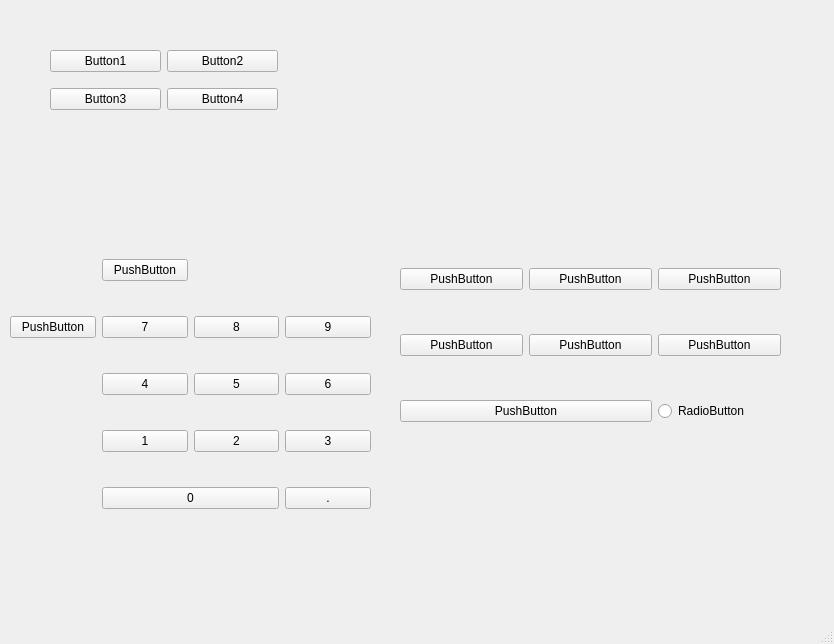
<?xml version="1.0" encoding="UTF-8"?>
<ui version="4.0">
 <class>MainWindow</class>
 <widget class="QMainWindow" name="MainWindow">
  <property name="geometry">
   <rect>
    <x>0</x>
    <y>0</y>
    <width>834</width>
    <height>644</height>
   </rect>
  </property>
  <property name="windowTitle">
   <string>MainWindow</string>
  </property>
  <widget class="QWidget" name="centralwidget">
   <widget class="QWidget" name="gridLayoutWidget">
    <property name="geometry">
     <rect>
      <x>50</x>
      <y>40</y>
      <width>228</width>
      <height>80</height>
     </rect>
    </property>
    <layout class="QGridLayout" name="gridLayout">
     <item row="0" column="0">
      <widget class="QPushButton" name="pushButton">
       <property name="text">
        <string>Button1</string>
       </property>
      </widget>
     </item>
     <item row="0" column="1">
      <widget class="QPushButton" name="pushButton_2">
       <property name="text">
        <string>Button2</string>
       </property>
      </widget>
     </item>
     <item row="1" column="0">
      <widget class="QPushButton" name="pushButton_3">
       <property name="text">
        <string>Button3</string>
       </property>
      </widget>
     </item>
     <item row="1" column="1">
      <widget class="QPushButton" name="pushButton_4">
       <property name="text">
        <string>Button4</string>
       </property>
      </widget>
     </item>
    </layout>
   </widget>
   <widget class="QWidget" name="gridLayoutWidget_2">
    <property name="geometry">
     <rect>
      <x>10</x>
      <y>230</y>
      <width>361</width>
      <height>311</height>
     </rect>
    </property>
    <layout class="QGridLayout" name="gridLayout_2">
     <item row="2" column="2">
      <widget class="QPushButton" name="pushButton_12">
       <property name="text">
        <string>5</string>
       </property>
      </widget>
     </item>
     <item row="2" column="1">
      <widget class="QPushButton" name="pushButton_8">
       <property name="text">
        <string>4</string>
       </property>
      </widget>
     </item>
     <item row="3" column="2">
      <widget class="QPushButton" name="pushButton_7">
       <property name="text">
        <string>2</string>
       </property>
      </widget>
     </item>
     <item row="3" column="1">
      <widget class="QPushButton" name="pushButton_6">
       <property name="text">
        <string>1</string>
       </property>
      </widget>
     </item>
     <item row="1" column="1">
      <widget class="QPushButton" name="pushButton_9">
       <property name="text">
        <string>7</string>
       </property>
      </widget>
     </item>
     <item row="0" column="1">
      <widget class="QPushButton" name="pushButton_10">
       <property name="text">
        <string>PushButton</string>
       </property>
      </widget>
     </item>
     <item row="2" column="3">
      <widget class="QPushButton" name="pushButton_13">
       <property name="text">
        <string>6</string>
       </property>
      </widget>
     </item>
     <item row="3" column="3">
      <widget class="QPushButton" name="pushButton_14">
       <property name="text">
        <string>3</string>
       </property>
      </widget>
     </item>
     <item row="1" column="2">
      <widget class="QPushButton" name="pushButton_15">
       <property name="text">
        <string>8</string>
       </property>
      </widget>
     </item>
     <item row="1" column="3">
      <widget class="QPushButton" name="pushButton_16">
       <property name="text">
        <string>9</string>
       </property>
      </widget>
     </item>
     <item row="4" column="1" colspan="2">
      <widget class="QPushButton" name="pushButton_11">
       <property name="text">
        <string>0</string>
       </property>
      </widget>
     </item>
     <item row="4" column="3">
      <widget class="QPushButton" name="pushButton_17">
       <property name="text">
        <string>.</string>
       </property>
      </widget>
     </item>
     <item row="1" column="0">
      <widget class="QPushButton" name="pushButton_5">
       <property name="text">
        <string>PushButton</string>
       </property>
      </widget>
     </item>
    </layout>
   </widget>
   <widget class="QWidget" name="gridLayoutWidget_3">
    <property name="geometry">
     <rect>
      <x>400</x>
      <y>230</y>
      <width>381</width>
      <height>231</height>
     </rect>
    </property>
    <layout class="QGridLayout" name="gridLayout_3">
     <item row="1" column="2">
      <widget class="QPushButton" name="pushButton_23">
       <property name="text">
        <string>PushButton</string>
       </property>
      </widget>
     </item>
     <item row="0" column="0">
      <widget class="QPushButton" name="pushButton_18">
       <property name="text">
        <string>PushButton</string>
       </property>
      </widget>
     </item>
     <item row="0" column="2">
      <widget class="QPushButton" name="pushButton_20">
       <property name="text">
        <string>PushButton</string>
       </property>
      </widget>
     </item>
     <item row="0" column="1">
      <widget class="QPushButton" name="pushButton_19">
       <property name="text">
        <string>PushButton</string>
       </property>
      </widget>
     </item>
     <item row="1" column="1">
      <widget class="QPushButton" name="pushButton_22">
       <property name="text">
        <string>PushButton</string>
       </property>
      </widget>
     </item>
     <item row="1" column="0">
      <widget class="QPushButton" name="pushButton_21">
       <property name="text">
        <string>PushButton</string>
       </property>
      </widget>
     </item>
     <item row="2" column="0" colspan="2">
      <widget class="QPushButton" name="pushButton_24">
       <property name="text">
        <string>PushButton</string>
       </property>
      </widget>
     </item>
     <item row="2" column="2">
      <widget class="QRadioButton" name="radioButton">
       <property name="text">
        <string>RadioButton</string>
       </property>
      </widget>
     </item>
    </layout>
   </widget>
  </widget>
  <widget class="QMenuBar" name="menubar">
   <property name="geometry">
    <rect>
     <x>0</x>
     <y>0</y>
     <width>834</width>
     <height>24</height>
    </rect>
   </property>
  </widget>
  <widget class="QStatusBar" name="statusbar"/>
 </widget>
 <resources/>
 <connections/>
</ui>
